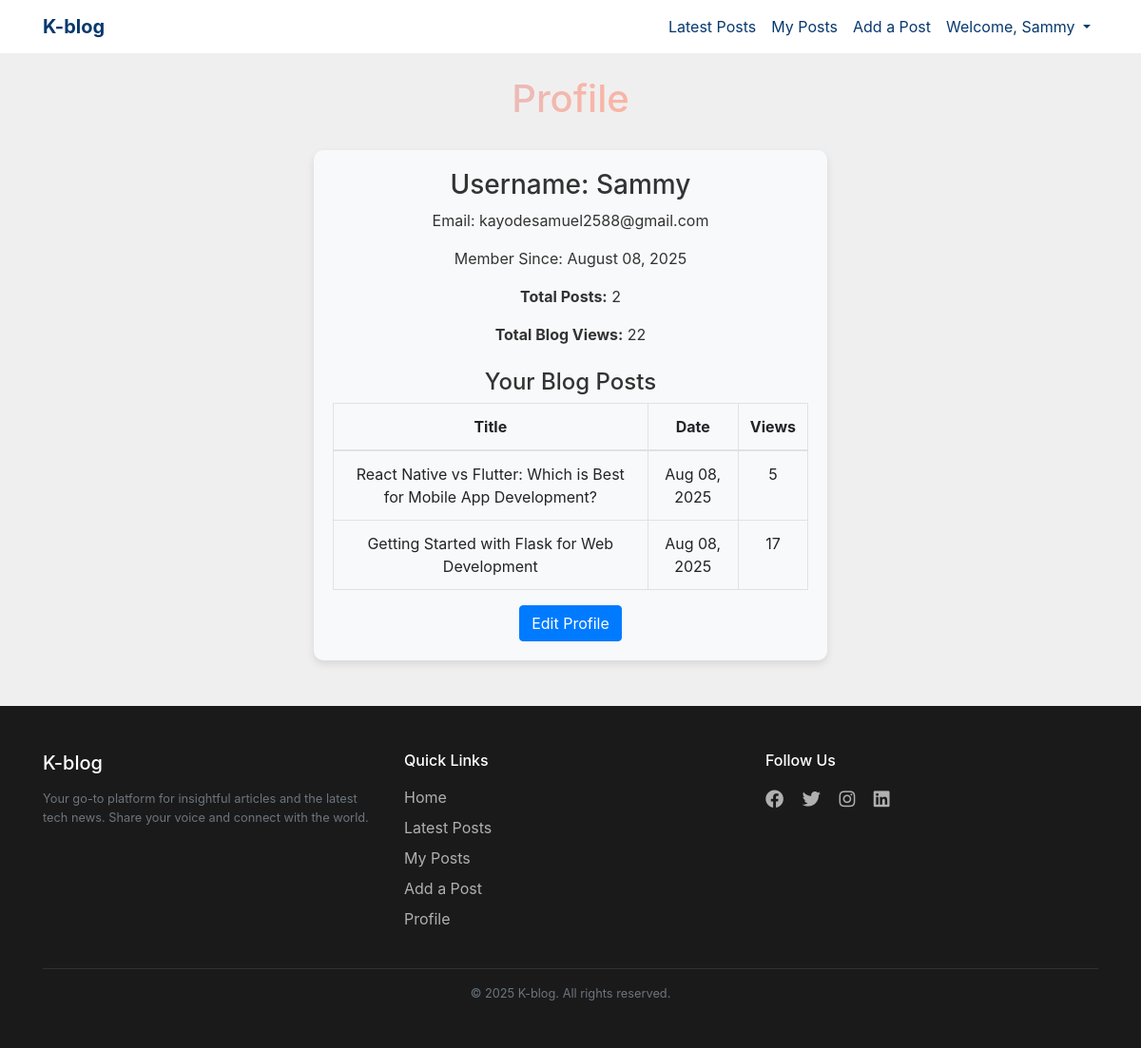
The app's page /profile (signed in), older data.
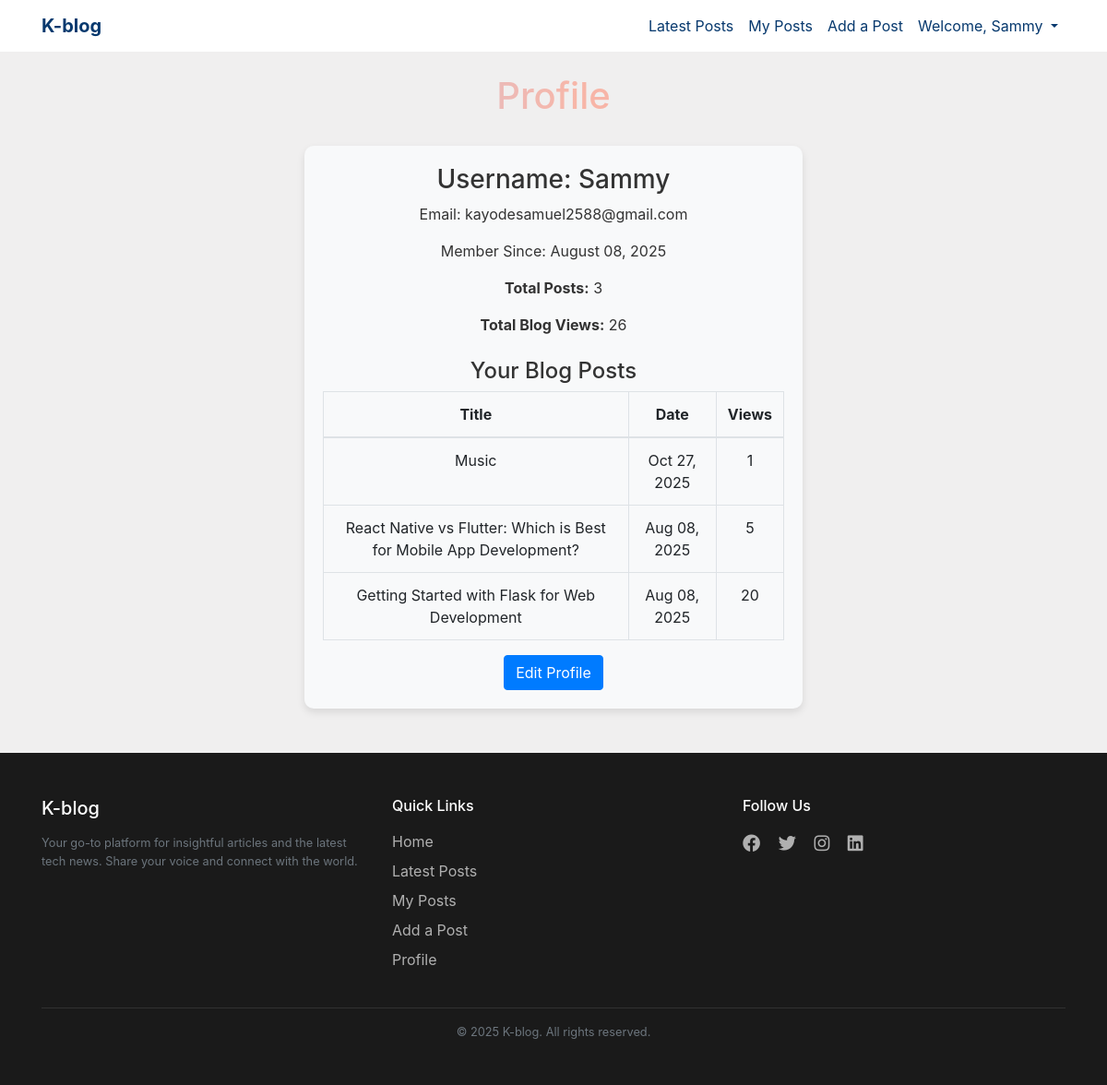
The same page, newer data.
### models.py (models this page shows)
class Blog(db.Model):
    id = db.Column(db.Integer, primary_key=True)
    title = db.Column(db.String(100), nullable=False)
    description = db.Column(db.Text, nullable=False)
    image_filename = db.Column(db.String(200))
    views = db.Column(db.Integer, default=0)
    date_published = db.Column(db.DateTime, default=datetime.now, nullable=False)
    user_id = db.Column(db.Integer, db.ForeignKey('user.id', name='fk_blog_user'), nullable=False)
    category_id = db.Column(db.Integer, db.ForeignKey('category.id'))
    tags = db.relationship('Tag', secondary=blog_tags, backref=db.backref('blogs', lazy='dynamic'))
    user = db.relationship('User', back_populates='blogs')
    comments = db.relationship('Comment', backref='blog', lazy=True, cascade='all, delete')

### routes.py (the view)
@app.route('/profile')
def profile():
    if 'user_id' not in session:
        flash('You need to log in to view your profile.', 'error')
        return redirect(url_for('login'))
    current_user = User.query.get(session['user_id'])
    if not current_user:
        flash('User not found. Please log in again.', 'error')
        return redirect(url_for('login'))
    post_count = Blog.query.filter_by(user_id=current_user.id).count()
    total_views = db.session.query(db.func.sum(Blog.views)).filter_by(user_id=current_user.id).scalar() or 0
    user_blogs = Blog.query.filter_by(user_id=current_user.id).order_by(Blog.date_published.desc()).all()
    return render_template('profile.html',
                           current_user=current_user,
                           post_count=post_count,
                           total_views=total_views,
                           user_blogs=user_blogs)

### routes.py (called while the page is built)
@app.context_processor
def inject_user():
    user = None
    if 'user_id' in session:
        user = User.query.get(session['user_id'])
    return dict(current_user=user)

### templates/profile.html
{% extends 'base.html' %}
{% block content %}
<h1 style="opacity: 0.6; margin-top:40px;" class="text-center" >Profile</h1>
<div class="profile-container">
    <div class="profile-card">
        <h3>Username: {{ current_user.username }}</h3>
        <p>Email: {{ current_user.email }}</p>
        <p>Member Since: {{ current_user.created.strftime('%B %d, %Y') }}</p>
        <p><strong>Total Posts:</strong> {{ post_count }}</p>
 <p><strong>Total Blog Views:</strong> {{ total_views }}</p>
<h4 class="mt-4">Your Blog Posts</h4>
<table class="table table-bordered">
  <thead>
    <tr>
      <th>Title</th>
      <th>Date</th>
      <th>Views</th>
    </tr>
  </thead>
  <tbody>
    {% for blog in user_blogs %}
    <tr>
      <td>{{ blog.title }}</td>
      <td>{{ blog.date_published.strftime('%b %d, %Y') }}</td>
      <td>{{ blog.views }}</td>
    </tr>
    {% endfor %}
  </tbody>
</table>
        <a href="{{ url_for('settings') }}" class="btn btn-primary">Edit Profile</a>
    </div>
</div>
{% endblock %}

Row changes from the older to the newer data that the page shows:
added Blog: title "Music", date_published "Oct 27, 2025", views "1"
changed Blog "Getting Started with Flask for Web Development": views "17" → "20"
Text that changed along with them:
{{ post_count }}: "2" → "3"
{{ total_views }}: "22" → "26"
